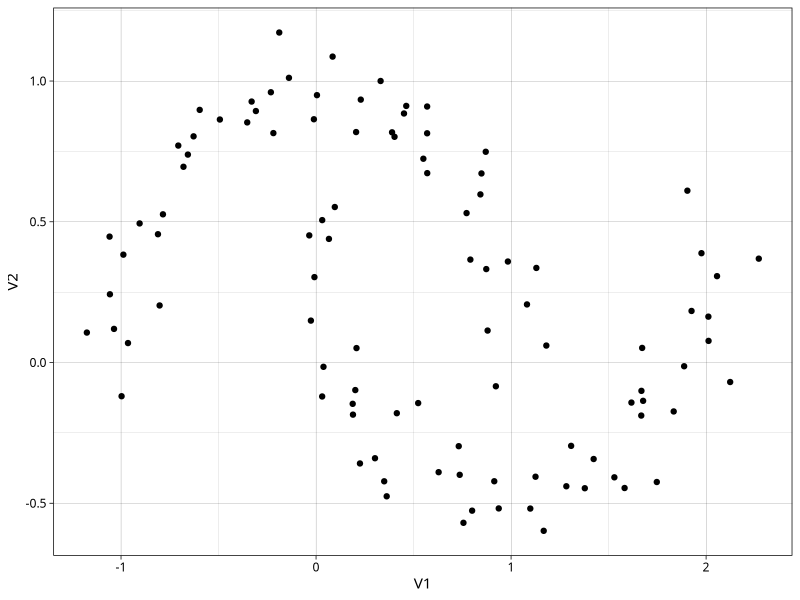
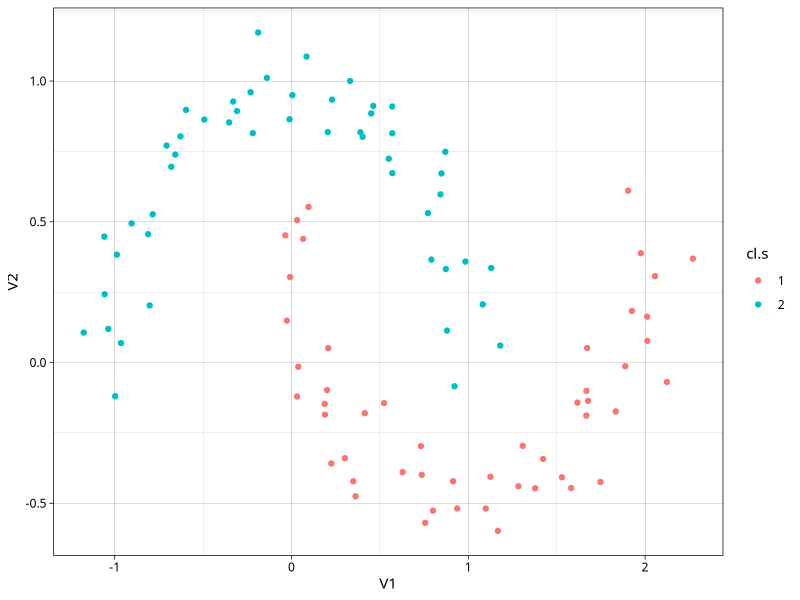
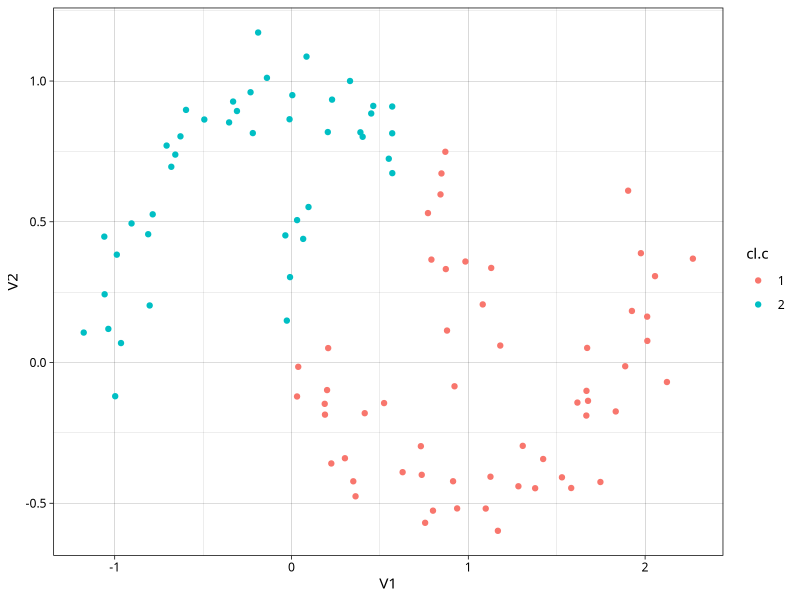
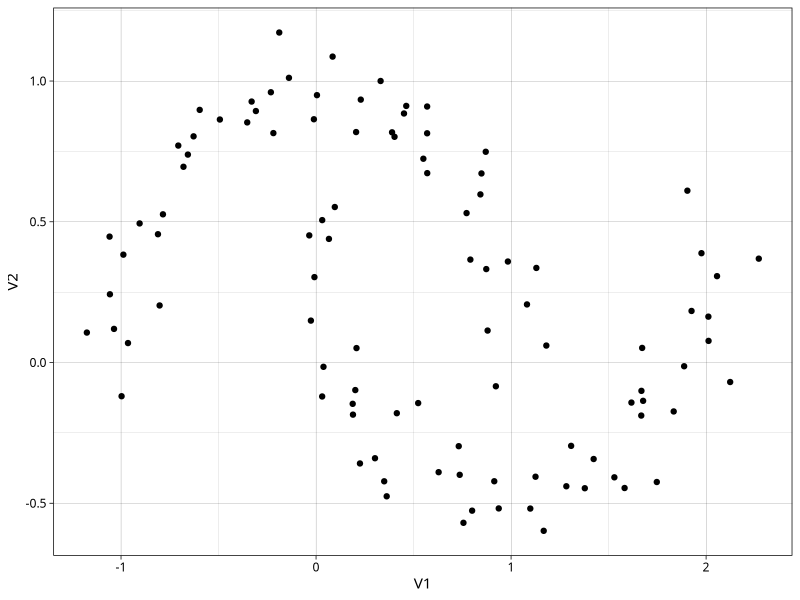
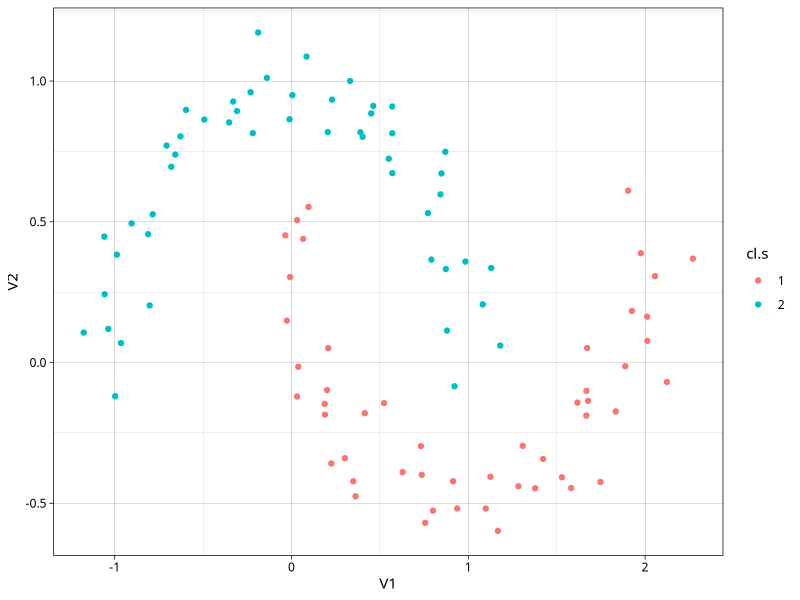
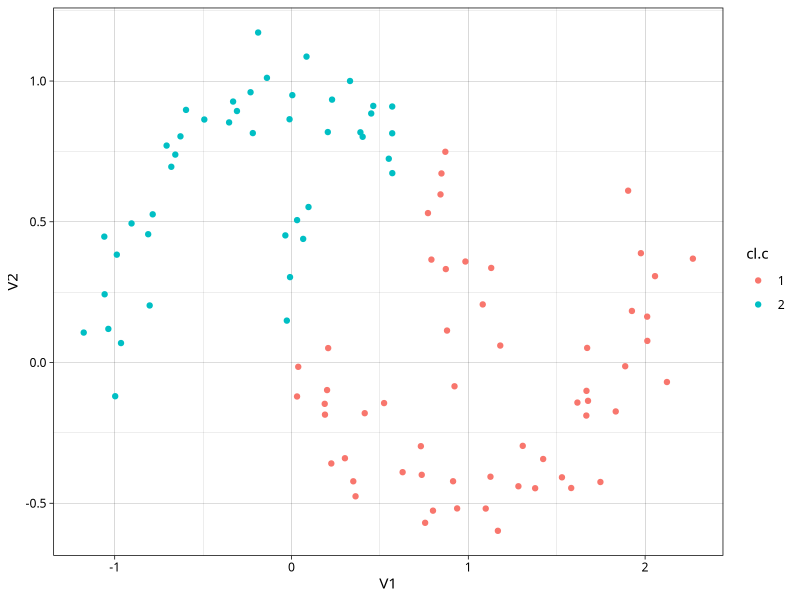

Here is the R script that generated these plots, in order:
## Time-stamp: <2017-11-27 17:30:08 chl>

## R script to manage figures in 05-data-mining-1.pdf

library(ggplot2)
library(ggthemes)


WD <- "~/git/rstats-esme/assets"
setwd(WD)

theme_set(theme_linedraw(base_family = "Fira Sans", base_size = 11))

psave <- function(filename = NULL, w = 4, h = w * 2/(1+sqrt(5)), r = 300, ...) {
  ggsave(filename = filename, width = w, height = h, dpi = r, ...)
}


moon <- read.table(file = "../data/toy_moons.txt", header = FALSE, sep = ",")

ggplot(data = moon, aes(x = V1, y = V2)) + geom_point()
psave("fig_toy-moon.png")

## Cluster analysis: euclidean distance, single and complete linkage
hc.s = hclust(dist(moon), method = 'single')
hc.c = hclust(dist(moon), method = 'complete')

moon$cl.s = factor(cutree(hc.s, k = 2))
moon$cl.c = factor(cutree(hc.c, k = 2))


ggplot(data = moon, aes(x = V1, y = V2)) + geom_point(aes(color = cl.s))
psave("fig_toy-moon-hcs.png", w = 3)

ggplot(data = moon, aes(x = V1, y = V2)) + geom_point(aes(color = cl.c))
psave("fig_toy-moon-hcc.png", w = 3)
